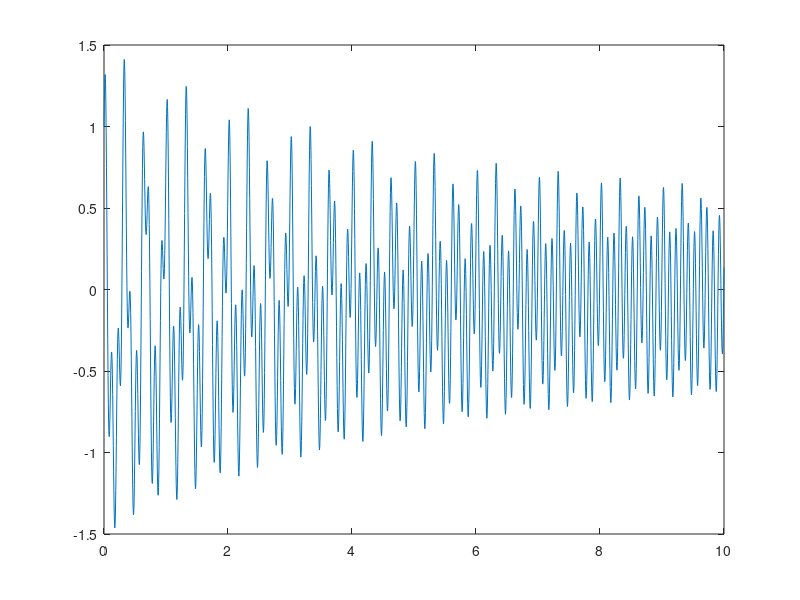

Write MATLAB code to recreate this figure. (Note: this script raises an error after producing the figure.)
clc
clear all
close all
t=0:0.005:10;
%original signal
y=(exp(-0.2.*t).*cos((6.*pi.*t)+(0.5.*sin(6.*pi.*t)))+0.5.*sin(20.*pi.*t)); 
%plotting original signal
figure(1)
plot(t,y);


%genetic algorithm for parameter estimation in eemd
yn=transpose(y);                     
aim=7;                     % numbers of IMF
NR = 100;                      % value of ensemble
Nstd = 5;                   % param to white noise
[imf]=eemd(yn,aim,NR,Nstd);


a=zeros(2001,7);
a=imf(1:2001,3:7);
a=transpose(a);
b=transpose(imf(1:2001,1:2));
imf1=zeros(1,2001);
imf2=zeros(1,2001);
imf3=zeros(1,2001);
imf4=zeros(1,2001);
imf5=zeros(1,2001);
imf6=zeros(1,2001);
imf7=zeros(1,2001);
imf1=b(1,1:2001);
imf2=b(2,1:2001);
imf3=a(1,1:2001);
imf4=a(2,1:2001);
imf5=a(3,1:2001);
imf6=a(4,1:2001);
imf7=a(5,1:2001);
imf_final=imf3+imf4+imf5+imf6+imf7;

%plotting results for eemd
figure(2)
plot(t,y,'ob',t,imf_final,'+r');

%wavelet thresholding 
x1=imf1;
x2=imf2;
x=x1+x2;
XDEN=wdenoise(x,3);

%reconstruction using ssa

original_signal=imf_final+XDEN;

figure(3)

plot(t,y,'ob',t,original_signal,'+r');
[final]=ssa(original_signal,1);
final_result=zeros(1,2001);
final_result=transpose(final);
snr_ssa=snr(y,y-final_result)
mse_ssa=immse(final_result,y)
snr_eemd_wavelet=snr(y,y-original_signal)
snr_eemd=snr(y,y-imf_final)
mse_eemd_wavelet = immse(original_signal,y)
mse_eemd=immse(imf_final,y)

